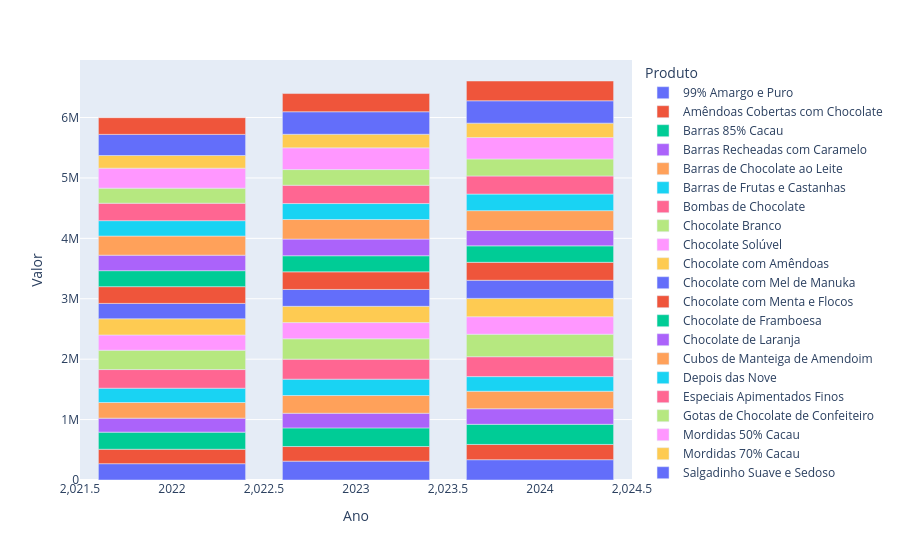

Notebook code cell kept with this figure:
### Code cell
grafico = px.bar(dt_produto_anual, x="Ano", y="Valor", color="Produto")
grafico.show()

### Figure 1 — Plotly figure (JSON) as saved in the notebook; plotly's stock layout.template omitted (floating-point values rounded to 4 significant figures)
{"data": [{"hovertemplate": "Produto=99% Amargo e Puro<br>Ano=%{x}<br>Valor=%{y}<extra></extra>", "legendgroup": "99% Amargo e Puro", "marker": {"color": "#636efa", "pattern": {"shape": ""}}, "name": "99% Amargo e Puro", "orientation": "v", "showlegend": true, "textposition": "auto", "type": "bar", "x": [2022, 2023, 2024], "xaxis": "x", "y": [270100.0, 312200.0, 336200.0], "yaxis": "y"}, {"hovertemplate": "Produto=Amêndoas Cobertas com Chocolate<br>Ano=%{x}<br>Valor=%{y}<extra></extra>", "legendgroup": "Amêndoas Cobertas com Chocolate", "marker": {"color": "#EF553B", "pattern": {"shape": ""}}, "name": "Amêndoas Cobertas com Chocolate", "orientation": "v", "showlegend": true, "textposition": "auto", "type": "bar", "x": [2022, 2023, 2024], "xaxis": "x", "y": [238800.0, 241900.0, 252300.0], "yaxis": "y"}, {"hovertemplate": "Produto=Barras 85% Cacau<br>Ano=%{x}<br>Valor=%{y}<extra></extra>", "legendgroup": "Barras 85% Cacau", "marker": {"color": "#00cc96", "pattern": {"shape": ""}}, "name": "Barras 85% Cacau", "orientation": "v", "showlegend": true, "textposition": "auto", "type": "bar", "x": [2022, 2023, 2024], "xaxis": "x", "y": [283300.0, 308300.0, 333400.0], "yaxis": "y"}, {"hovertemplate": "Produto=Barras Recheadas com Caramelo<br>Ano=%{x}<br>Valor=%{y}<extra></extra>", "legendgroup": "Barras Recheadas com Caramelo", "marker": {"color": "#ab63fa", "pattern": {"shape": ""}}, "name": "Barras Recheadas com Caramelo", "orientation": "v", "showlegend": true, "textposition": "auto", "type": "bar", "x": [2022, 2023, 2024], "xaxis": "x", "y": [231600.0, 242400.0, 257600.0], "yaxis": "y"}, {"hovertemplate": "Produto=Barras de Chocolate ao Leite<br>Ano=%{x}<br>Valor=%{y}<extra></extra>", "legendgroup": "Barras de Chocolate ao Leite", "marker": {"color": "#FFA15A", "pattern": {"shape": ""}}, "name": "Barras de Chocolate ao Leite", "orientation": "v", "showlegend": true, "textposition": "auto", "type": "bar", "x": [2022, 2023, 2024], "xaxis": "x", "y": [258900.0, 293800.0, 289700.0], "yaxis": "y"}, {"hovertemplate": "Produto=Barras de Frutas e Castanhas<br>Ano=%{x}<br>Valor=%{y}<extra></extra>", "legendgroup": "Barras de Frutas e Castanhas", "marker": {"color": "#19d3f3", "pattern": {"shape": ""}}, "name": "Barras de Frutas e Castanhas", "orientation": "v", "showlegend": true, "textposition": "auto", "type": "bar", "x": [2022, 2023, 2024], "xaxis": "x", "y": [236900.0, 270500.0, 242000.0], "yaxis": "y"}, {"hovertemplate": "Produto=Bombas de Chocolate<br>Ano=%{x}<br>Valor=%{y}<extra></extra>", "legendgroup": "Bombas de Chocolate", "marker": {"color": "#FF6692", "pattern": {"shape": ""}}, "name": "Bombas de Chocolate", "orientation": "v", "showlegend": true, "textposition": "auto", "type": "bar", "x": [2022, 2023, 2024], "xaxis": "x", "y": [308500.0, 331500.0, 329600.0], "yaxis": "y"}, {"hovertemplate": "Produto=Chocolate Branco<br>Ano=%{x}<br>Valor=%{y}<extra></extra>", "legendgroup": "Chocolate Branco", "marker": {"color": "#B6E880", "pattern": {"shape": ""}}, "name": "Chocolate Branco", "orientation": "v", "showlegend": true, "textposition": "auto", "type": "bar", "x": [2022, 2023, 2024], "xaxis": "x", "y": [319900.0, 337600.0, 372000.0], "yaxis": "y"}, {"hovertemplate": "Produto=Chocolate Solúvel<br>Ano=%{x}<br>Valor=%{y}<extra></extra>", "legendgroup": "Chocolate Solúvel", "marker": {"color": "#FF97FF", "pattern": {"shape": ""}}, "name": "Chocolate Solúvel", "orientation": "v", "showlegend": true, "textposition": "auto", "type": "bar", "x": [2022, 2023, 2024], "xaxis": "x", "y": [252700.0, 267600.0, 289900.0], "yaxis": "y"}, {"hovertemplate": "Produto=Chocolate com Amêndoas<br>Ano=%{x}<br>Valor=%{y}<extra></extra>", "legendgroup": "Chocolate com Amêndoas", "marker": {"color": "#FECB52", "pattern": {"shape": ""}}, "name": "Chocolate com Amêndoas", "orientation": "v", "showlegend": true, "textposition": "auto", "type": "bar", "x": [2022, 2023, 2024], "xaxis": "x", "y": [268200.0, 269400.0, 303600.0], "yaxis": "y"}, {"hovertemplate": "Produto=Chocolate com Mel de Manuka<br>Ano=%{x}<br>Valor=%{y}<extra></extra>", "legendgroup": "Chocolate com Mel de Manuka", "marker": {"color": "#636efa", "pattern": {"shape": ""}}, "name": "Chocolate com Mel de Manuka", "orientation": "v", "showlegend": true, "textposition": "auto", "type": "bar", "x": [2022, 2023, 2024], "xaxis": "x", "y": [254400.0, 279200.0, 300300.0], "yaxis": "y"}, {"hovertemplate": "Produto=Chocolate com Menta e Flocos<br>Ano=%{x}<br>Valor=%{y}<extra></extra>", "legendgroup": "Chocolate com Menta e Flocos", "marker": {"color": "#EF553B", "pattern": {"shape": ""}}, "name": "Chocolate com Menta e Flocos", "orientation": "v", "showlegend": true, "textposition": "auto", "type": "bar", "x": [2022, 2023, 2024], "xaxis": "x", "y": [277200.0, 291600.0, 296700.0], "yaxis": "y"}, {"hovertemplate": "Produto=Chocolate de Framboesa<br>Ano=%{x}<br>Valor=%{y}<extra></extra>", "legendgroup": "Chocolate de Framboesa", "marker": {"color": "#00cc96", "pattern": {"shape": ""}}, "name": "Chocolate de Framboesa", "orientation": "v", "showlegend": true, "textposition": "auto", "type": "bar", "x": [2022, 2023, 2024], "xaxis": "x", "y": [264700.0, 266200.0, 272500.0], "yaxis": "y"}, {"hovertemplate": "Produto=Chocolate de Laranja<br>Ano=%{x}<br>Valor=%{y}<extra></extra>", "legendgroup": "Chocolate de Laranja", "marker": {"color": "#ab63fa", "pattern": {"shape": ""}}, "name": "Chocolate de Laranja", "orientation": "v", "showlegend": true, "textposition": "auto", "type": "bar", "x": [2022, 2023, 2024], "xaxis": "x", "y": [256100.0, 275700.0, 253100.0], "yaxis": "y"}, {"hovertemplate": "Produto=Cubos de Manteiga de Amendoim<br>Ano=%{x}<br>Valor=%{y}<extra></extra>", "legendgroup": "Cubos de Manteiga de Amendoim", "marker": {"color": "#FFA15A", "pattern": {"shape": ""}}, "name": "Cubos de Manteiga de Amendoim", "orientation": "v", "showlegend": true, "textposition": "auto", "type": "bar", "x": [2022, 2023, 2024], "xaxis": "x", "y": [316800.0, 324300.0, 330000.0], "yaxis": "y"}, {"hovertemplate": "Produto=Depois das Nove<br>Ano=%{x}<br>Valor=%{y}<extra></extra>", "legendgroup": "Depois das Nove", "marker": {"color": "#19d3f3", "pattern": {"shape": ""}}, "name": "Depois das Nove", "orientation": "v", "showlegend": true, "textposition": "auto", "type": "bar", "x": [2022, 2023, 2024], "xaxis": "x", "y": [254800.0, 264100.0, 274100.0], "yaxis": "y"}, {"hovertemplate": "Produto=Especiais Apimentados Finos<br>Ano=%{x}<br>Valor=%{y}<extra></extra>", "legendgroup": "Especiais Apimentados Finos", "marker": {"color": "#FF6692", "pattern": {"shape": ""}}, "name": "Especiais Apimentados Finos", "orientation": "v", "showlegend": true, "textposition": "auto", "type": "bar", "x": [2022, 2023, 2024], "xaxis": "x", "y": [288400.0, 302600.0, 299400.0], "yaxis": "y"}, {"hovertemplate": "Produto=Gotas de Chocolate de Confeiteiro<br>Ano=%{x}<br>Valor=%{y}<extra></extra>", "legendgroup": "Gotas de Chocolate de Confeiteiro", "marker": {"color": "#B6E880", "pattern": {"shape": ""}}, "name": "Gotas de Chocolate de Confeiteiro", "orientation": "v", "showlegend": true, "textposition": "auto", "type": "bar", "x": [2022, 2023, 2024], "xaxis": "x", "y": [249600.0, 259700.0, 281800.0], "yaxis": "y"}, {"hovertemplate": "Produto=Mordidas 50% Cacau<br>Ano=%{x}<br>Valor=%{y}<extra></extra>", "legendgroup": "Mordidas 50% Cacau", "marker": {"color": "#FF97FF", "pattern": {"shape": ""}}, "name": "Mordidas 50% Cacau", "orientation": "v", "showlegend": true, "textposition": "auto", "type": "bar", "x": [2022, 2023, 2024], "xaxis": "x", "y": [331000.0, 359700.0, 355600.0], "yaxis": "y"}, {"hovertemplate": "Produto=Mordidas 70% Cacau<br>Ano=%{x}<br>Valor=%{y}<extra></extra>", "legendgroup": "Mordidas 70% Cacau", "marker": {"color": "#FECB52", "pattern": {"shape": ""}}, "name": "Mordidas 70% Cacau", "orientation": "v", "showlegend": true, "textposition": "auto", "type": "bar", "x": [2022, 2023, 2024], "xaxis": "x", "y": [209300.0, 224500.0, 237500.0], "yaxis": "y"}, {"hovertemplate": "Produto=Salgadinho Suave e Sedoso<br>Ano=%{x}<br>Valor=%{y}<extra></extra>", "legendgroup": "Salgadinho Suave e Sedoso", "marker": {"color": "#636efa", "pattern": {"shape": ""}}, "name": "Salgadinho Suave e Sedoso", "orientation": "v", "showlegend": true, "textposition": "auto", "type": "bar", "x": [2022, 2023, 2024], "xaxis": "x", "y": [349700.0, 372800.0, 370100.0], "yaxis": "y"}, {"hovertemplate": "Produto=Xarope de Chocolate Orgânico<br>Ano=%{x}<br>Valor=%{y}<extra></extra>", "legendgroup": "Xarope de Chocolate Orgânico", "marker": {"color": "#EF553B", "pattern": {"shape": ""}}, "name": "Xarope de Chocolate Orgânico", "orientation": "v", "showlegend": true, "textposition": "auto", "type": "bar", "x": [2022, 2023, 2024], "xaxis": "x", "y": [276100.0, 301200.0, 327300.0], "yaxis": "y"}], "layout": {"barmode": "relative", "legend": {"title": {"text": "Produto"}, "tracegroupgap": 0}, "margin": {"t": 60}, "xaxis": {"anchor": "y", "domain": [0, 1], "title": {"text": "Ano"}}, "yaxis": {"anchor": "x", "domain": [0, 1], "title": {"text": "Valor"}}}}
